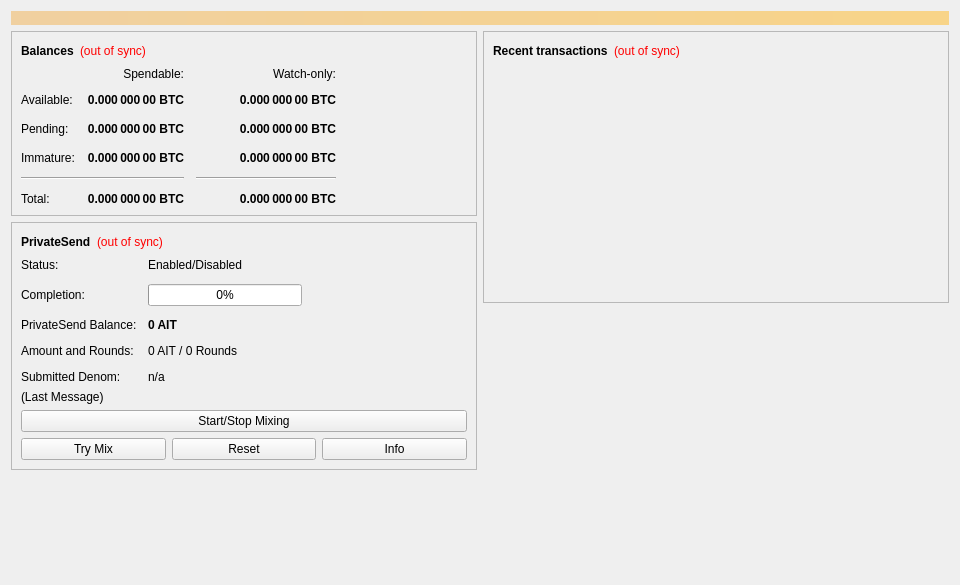
<?xml version="1.0" encoding="UTF-8"?>
<ui version="4.0">
 <class>OverviewPage</class>
 <widget class="QWidget" name="OverviewPage">
  <property name="geometry">
   <rect>
    <x>0</x>
    <y>0</y>
    <width>960</width>
    <height>585</height>
   </rect>
  </property>
  <property name="minimumSize">
   <size>
    <width>960</width>
    <height>0</height>
   </size>
  </property>
  <property name="windowTitle">
   <string>Form</string>
  </property>
  <layout class="QVBoxLayout" name="topLayout">
   <item>
    <widget class="QLabel" name="labelAlerts">
     <property name="visible">
      <bool>false</bool>
     </property>
     <property name="styleSheet">
      <string notr="true">QLabel { background-color: qlineargradient(x1: 0, y1: 0, x2: 1, y2: 0, stop:0 #F0D0A0, stop:1 #F8D488); color:#000000; }</string>
     </property>
     <property name="wordWrap">
      <bool>true</bool>
     </property>
     <property name="margin">
      <number>3</number>
     </property>
     <property name="textInteractionFlags">
      <set>Qt::TextSelectableByMouse</set>
     </property>
    </widget>
   </item>
   <item>
    <layout class="QHBoxLayout" name="horizontalLayout" stretch="1,1">
     <item>
      <layout class="QVBoxLayout" name="verticalLayout_2">
       <item>
        <widget class="QFrame" name="frame">
         <property name="frameShape">
          <enum>QFrame::StyledPanel</enum>
         </property>
         <property name="frameShadow">
          <enum>QFrame::Raised</enum>
         </property>
         <layout class="QVBoxLayout" name="verticalLayout_4">
          <item>
           <layout class="QHBoxLayout" name="horizontalLayout_4">
            <item>
             <widget class="QLabel" name="label_5">
              <property name="font">
               <font>
                <weight>75</weight>
                <bold>true</bold>
               </font>
              </property>
              <property name="text">
               <string>Balances</string>
              </property>
             </widget>
            </item>
            <item>
             <widget class="QLabel" name="labelWalletStatus">
              <property name="toolTip">
               <string>The displayed information may be out of date. Your wallet automatically synchronizes with the Aither network after a connection is established, but this process has not completed yet.</string>
              </property>
              <property name="styleSheet">
               <string notr="true">QLabel { color: red; }</string>
              </property>
              <property name="text">
               <string notr="true">(out of sync)</string>
              </property>
              <property name="alignment">
               <set>Qt::AlignLeading|Qt::AlignLeft|Qt::AlignVCenter</set>
              </property>
             </widget>
            </item>
            <item>
             <spacer name="horizontalSpacer_3">
              <property name="orientation">
               <enum>Qt::Horizontal</enum>
              </property>
              <property name="sizeHint" stdset="0">
               <size>
                <width>40</width>
                <height>20</height>
               </size>
              </property>
             </spacer>
            </item>
           </layout>
          </item>
          <item>
           <layout class="QGridLayout" name="gridLayout">
            <property name="spacing">
             <number>12</number>
            </property>
            <item row="2" column="2">
             <widget class="QLabel" name="labelWatchPending">
              <property name="font">
               <font>
                <weight>75</weight>
                <bold>true</bold>
               </font>
              </property>
              <property name="cursor">
               <cursorShape>IBeamCursor</cursorShape>
              </property>
              <property name="toolTip">
               <string>Unconfirmed transactions to watch-only addresses</string>
              </property>
              <property name="text">
               <string notr="true">0.000 000 00 BTC</string>
              </property>
              <property name="alignment">
               <set>Qt::AlignRight|Qt::AlignTrailing|Qt::AlignVCenter</set>
              </property>
              <property name="textInteractionFlags">
               <set>Qt::LinksAccessibleByMouse|Qt::TextSelectableByKeyboard|Qt::TextSelectableByMouse</set>
              </property>
             </widget>
            </item>
            <item row="2" column="1">
             <widget class="QLabel" name="labelUnconfirmed">
              <property name="font">
               <font>
                <weight>75</weight>
                <bold>true</bold>
               </font>
              </property>
              <property name="cursor">
               <cursorShape>IBeamCursor</cursorShape>
              </property>
              <property name="toolTip">
               <string>Total of transactions that have yet to be confirmed, and do not yet count toward the spendable balance</string>
              </property>
              <property name="text">
               <string notr="true">0.000 000 00 BTC</string>
              </property>
              <property name="alignment">
               <set>Qt::AlignRight|Qt::AlignTrailing|Qt::AlignVCenter</set>
              </property>
              <property name="textInteractionFlags">
               <set>Qt::LinksAccessibleByMouse|Qt::TextSelectableByKeyboard|Qt::TextSelectableByMouse</set>
              </property>
             </widget>
            </item>
            <item row="3" column="2">
             <widget class="QLabel" name="labelWatchImmature">
              <property name="font">
               <font>
                <weight>75</weight>
                <bold>true</bold>
               </font>
              </property>
              <property name="cursor">
               <cursorShape>IBeamCursor</cursorShape>
              </property>
              <property name="toolTip">
               <string>Mined balance in watch-only addresses that has not yet matured</string>
              </property>
              <property name="text">
               <string notr="true">0.000 000 00 BTC</string>
              </property>
              <property name="alignment">
               <set>Qt::AlignRight|Qt::AlignTrailing|Qt::AlignVCenter</set>
              </property>
              <property name="textInteractionFlags">
               <set>Qt::LinksAccessibleByMouse|Qt::TextSelectableByKeyboard|Qt::TextSelectableByMouse</set>
              </property>
             </widget>
            </item>
            <item row="4" column="0" colspan="2">
             <widget class="Line" name="lineSpendableBalance">
              <property name="orientation">
               <enum>Qt::Horizontal</enum>
              </property>
             </widget>
            </item>
            <item row="4" column="2">
             <widget class="Line" name="lineWatchBalance">
              <property name="sizePolicy">
               <sizepolicy hsizetype="Preferred" vsizetype="Fixed">
                <horstretch>0</horstretch>
                <verstretch>0</verstretch>
               </sizepolicy>
              </property>
              <property name="minimumSize">
               <size>
                <width>140</width>
                <height>0</height>
               </size>
              </property>
              <property name="orientation">
               <enum>Qt::Horizontal</enum>
              </property>
             </widget>
            </item>
            <item row="5" column="0">
             <widget class="QLabel" name="labelTotalText">
              <property name="text">
               <string>Total:</string>
              </property>
             </widget>
            </item>
            <item row="3" column="1">
             <widget class="QLabel" name="labelImmature">
              <property name="font">
               <font>
                <weight>75</weight>
                <bold>true</bold>
               </font>
              </property>
              <property name="cursor">
               <cursorShape>IBeamCursor</cursorShape>
              </property>
              <property name="toolTip">
               <string>Mined balance that has not yet matured</string>
              </property>
              <property name="text">
               <string notr="true">0.000 000 00 BTC</string>
              </property>
              <property name="alignment">
               <set>Qt::AlignRight|Qt::AlignTrailing|Qt::AlignVCenter</set>
              </property>
              <property name="textInteractionFlags">
               <set>Qt::LinksAccessibleByMouse|Qt::TextSelectableByKeyboard|Qt::TextSelectableByMouse</set>
              </property>
             </widget>
            </item>
            <item row="2" column="3">
             <spacer name="horizontalSpacer_2">
              <property name="orientation">
               <enum>Qt::Horizontal</enum>
              </property>
              <property name="sizeHint" stdset="0">
               <size>
                <width>40</width>
                <height>20</height>
               </size>
              </property>
             </spacer>
            </item>
            <item row="3" column="0">
             <widget class="QLabel" name="labelImmatureText">
              <property name="text">
               <string>Immature:</string>
              </property>
             </widget>
            </item>
            <item row="5" column="1">
             <widget class="QLabel" name="labelTotal">
              <property name="font">
               <font>
                <weight>75</weight>
                <bold>true</bold>
               </font>
              </property>
              <property name="cursor">
               <cursorShape>IBeamCursor</cursorShape>
              </property>
              <property name="toolTip">
               <string>Your current total balance</string>
              </property>
              <property name="text">
               <string notr="true">0.000 000 00 BTC</string>
              </property>
              <property name="alignment">
               <set>Qt::AlignRight|Qt::AlignTrailing|Qt::AlignVCenter</set>
              </property>
              <property name="textInteractionFlags">
               <set>Qt::LinksAccessibleByMouse|Qt::TextSelectableByKeyboard|Qt::TextSelectableByMouse</set>
              </property>
             </widget>
            </item>
            <item row="5" column="2">
             <widget class="QLabel" name="labelWatchTotal">
              <property name="font">
               <font>
                <weight>75</weight>
                <bold>true</bold>
               </font>
              </property>
              <property name="cursor">
               <cursorShape>IBeamCursor</cursorShape>
              </property>
              <property name="toolTip">
               <string>Current total balance in watch-only addresses</string>
              </property>
              <property name="text">
               <string notr="true">0.000 000 00 BTC</string>
              </property>
              <property name="alignment">
               <set>Qt::AlignRight|Qt::AlignTrailing|Qt::AlignVCenter</set>
              </property>
              <property name="textInteractionFlags">
               <set>Qt::LinksAccessibleByMouse|Qt::TextSelectableByKeyboard|Qt::TextSelectableByMouse</set>
              </property>
             </widget>
            </item>
            <item row="0" column="2">
             <widget class="QLabel" name="labelWatchonly">
              <property name="text">
               <string>Watch-only:</string>
              </property>
              <property name="alignment">
               <set>Qt::AlignRight|Qt::AlignTrailing|Qt::AlignVCenter</set>
              </property>
             </widget>
            </item>
            <item row="1" column="0">
             <widget class="QLabel" name="labelBalanceText">
              <property name="text">
               <string>Available:</string>
              </property>
             </widget>
            </item>
            <item row="1" column="1">
             <widget class="QLabel" name="labelBalance">
              <property name="font">
               <font>
                <weight>75</weight>
                <bold>true</bold>
               </font>
              </property>
              <property name="cursor">
               <cursorShape>IBeamCursor</cursorShape>
              </property>
              <property name="toolTip">
               <string>Your current spendable balance</string>
              </property>
              <property name="text">
               <string notr="true">0.000 000 00 BTC</string>
              </property>
              <property name="alignment">
               <set>Qt::AlignRight|Qt::AlignTrailing|Qt::AlignVCenter</set>
              </property>
              <property name="textInteractionFlags">
               <set>Qt::LinksAccessibleByMouse|Qt::TextSelectableByKeyboard|Qt::TextSelectableByMouse</set>
              </property>
             </widget>
            </item>
            <item row="1" column="2">
             <widget class="QLabel" name="labelWatchAvailable">
              <property name="font">
               <font>
                <weight>75</weight>
                <bold>true</bold>
               </font>
              </property>
              <property name="cursor">
               <cursorShape>IBeamCursor</cursorShape>
              </property>
              <property name="toolTip">
               <string>Your current balance in watch-only addresses</string>
              </property>
              <property name="text">
               <string notr="true">0.000 000 00 BTC</string>
              </property>
              <property name="alignment">
               <set>Qt::AlignRight|Qt::AlignTrailing|Qt::AlignVCenter</set>
              </property>
              <property name="textInteractionFlags">
               <set>Qt::LinksAccessibleByMouse|Qt::TextSelectableByKeyboard|Qt::TextSelectableByMouse</set>
              </property>
             </widget>
            </item>
            <item row="2" column="0">
             <widget class="QLabel" name="labelPendingText">
              <property name="text">
               <string>Pending:</string>
              </property>
             </widget>
            </item>
            <item row="0" column="1">
             <widget class="QLabel" name="labelSpendable">
              <property name="text">
               <string>Spendable:</string>
              </property>
              <property name="alignment">
               <set>Qt::AlignRight|Qt::AlignTrailing|Qt::AlignVCenter</set>
              </property>
             </widget>
            </item>
           </layout>
          </item>
         </layout>
        </widget>
       </item>
       <item>
        <widget class="QFrame" name="framePrivateSend">
         <property name="layoutDirection">
          <enum>Qt::LeftToRight</enum>
         </property>
         <property name="frameShape">
          <enum>QFrame::StyledPanel</enum>
         </property>
         <property name="frameShadow">
          <enum>QFrame::Raised</enum>
         </property>
         <layout class="QVBoxLayout" name="VerticalLayout_PS1">
          <item>
           <layout class="QHBoxLayout" name="horizontalLayout_5">
            <item>
             <widget class="QLabel" name="labelPrivateSendHeader">
              <property name="font">
               <font>
                <weight>75</weight>
                <bold>true</bold>
               </font>
              </property>
              <property name="text">
               <string>PrivateSend</string>
              </property>
             </widget>
            </item>
            <item>
             <widget class="QLabel" name="labelPrivateSendSyncStatus">
              <property name="toolTip">
               <string>The displayed information may be out of date. Your wallet automatically synchronizes with the Aither network after a connection is established, but this process has not completed yet.</string>
              </property>
              <property name="styleSheet">
               <string notr="true">QLabel { color: red; }</string>
              </property>
              <property name="text">
               <string notr="true">(out of sync)</string>
              </property>
              <property name="alignment">
               <set>Qt::AlignLeading|Qt::AlignLeft|Qt::AlignVCenter</set>
              </property>
             </widget>
            </item>
            <item>
             <spacer name="horizontalSpacer_4">
              <property name="orientation">
               <enum>Qt::Horizontal</enum>
              </property>
              <property name="sizeHint" stdset="0">
               <size>
                <width>40</width>
                <height>20</height>
               </size>
              </property>
             </spacer>
            </item>
           </layout>
          </item>
          <item>
           <layout class="QFormLayout" name="privateSendFormLayout">
            <property name="fieldGrowthPolicy">
             <enum>QFormLayout::AllNonFixedFieldsGrow</enum>
            </property>
            <property name="horizontalSpacing">
             <number>11</number>
            </property>
            <property name="verticalSpacing">
             <number>12</number>
            </property>
            <item row="0" column="0">
             <widget class="QLabel" name="labelPrivateSendEnabledText">
              <property name="text">
               <string>Status:</string>
              </property>
             </widget>
            </item>
            <item row="0" column="1">
             <widget class="QLabel" name="labelPrivateSendEnabled">
              <property name="text">
               <string>Enabled/Disabled</string>
              </property>
             </widget>
            </item>
            <item row="1" column="0">
             <widget class="QLabel" name="labelCompletitionText">
              <property name="text">
               <string>Completion:</string>
              </property>
             </widget>
            </item>
            <item row="1" column="1">
             <widget class="QProgressBar" name="privateSendProgress">
              <property name="maximumSize">
               <size>
                <width>154</width>
                <height>16777215</height>
               </size>
              </property>
              <property name="value">
               <number>0</number>
              </property>
             </widget>
            </item>
            <item row="2" column="0">
             <widget class="QLabel" name="labelAnonymizedText">
              <property name="text">
               <string>PrivateSend Balance:</string>
              </property>
             </widget>
            </item>
            <item row="2" column="1">
             <widget class="QLabel" name="labelAnonymized">
              <property name="font">
               <font>
                <weight>75</weight>
                <bold>true</bold>
               </font>
              </property>
              <property name="text">
               <string notr="true">0 AIT</string>
              </property>
             </widget>
            </item>
            <item row="3" column="0">
             <widget class="QLabel" name="labelAmountAndRoundsText">
              <property name="text">
               <string>Amount and Rounds:</string>
              </property>
             </widget>
            </item>
            <item row="3" column="1">
             <widget class="QLabel" name="labelAmountRounds">
              <property name="text">
               <string>0 AIT / 0 Rounds</string>
              </property>
             </widget>
            </item>
            <item row="4" column="0">
             <widget class="QLabel" name="labelSubmittedDenomText">
              <property name="text">
               <string>Submitted Denom:</string>
              </property>
             </widget>
            </item>
            <item row="4" column="1">
             <widget class="QLabel" name="labelSubmittedDenom">
              <property name="toolTip">
               <string>The denominations you submitted to the Masternode.&lt;br&gt;To mix, other users must submit the exact same denominations.</string>
              </property>
              <property name="text">
               <string>n/a</string>
              </property>
             </widget>
            </item>
           </layout>
          </item>
          <item>
           <layout class="QVBoxLayout" name="VerticalLayout_PS">
            <item>
             <widget class="QLabel" name="labelPrivateSendLastMessage">
              <property name="text">
               <string>(Last Message)</string>
              </property>
              <property name="alignment">
               <set>Qt::AlignLeading|Qt::AlignLeft|Qt::AlignTop</set>
              </property>
              <property name="wordWrap">
               <bool>true</bool>
              </property>
             </widget>
            </item>
            <item>
             <widget class="QPushButton" name="togglePrivateSend">
              <property name="sizePolicy">
               <sizepolicy hsizetype="MinimumExpanding" vsizetype="Fixed">
                <horstretch>0</horstretch>
                <verstretch>0</verstretch>
               </sizepolicy>
              </property>
              <property name="text">
               <string>Start/Stop Mixing</string>
              </property>
             </widget>
            </item>
            <item>
             <layout class="QHBoxLayout" name="horizontalLayout_debugbuttons">
              <item>
               <widget class="QPushButton" name="privateSendAuto">
                <property name="sizePolicy">
                 <sizepolicy hsizetype="MinimumExpanding" vsizetype="Fixed">
                  <horstretch>0</horstretch>
                  <verstretch>0</verstretch>
                 </sizepolicy>
                </property>
                <property name="toolTip">
                 <string>Try to manually submit a PrivateSend request.</string>
                </property>
                <property name="text">
                 <string>Try Mix</string>
                </property>
               </widget>
              </item>
              <item>
               <widget class="QPushButton" name="privateSendReset">
                <property name="sizePolicy">
                 <sizepolicy hsizetype="MinimumExpanding" vsizetype="Fixed">
                  <horstretch>0</horstretch>
                  <verstretch>0</verstretch>
                 </sizepolicy>
                </property>
                <property name="toolTip">
                 <string>Reset the current status of PrivateSend (can interrupt PrivateSend if it's in the process of Mixing, which can cost you money!)</string>
                </property>
                <property name="autoFillBackground">
                 <bool>false</bool>
                </property>
                <property name="text">
                 <string>Reset</string>
                </property>
               </widget>
              </item>
              <item>
               <widget class="QPushButton" name="privateSendInfo">
                <property name="sizePolicy">
                 <sizepolicy hsizetype="MinimumExpanding" vsizetype="Fixed">
                  <horstretch>0</horstretch>
                  <verstretch>0</verstretch>
                 </sizepolicy>
                </property>
                <property name="toolTip">
                 <string>Information about PrivateSend and Mixing</string>
                </property>
                <property name="text">
                 <string>Info</string>
                </property>
               </widget>
              </item>
             </layout>
            </item>
           </layout>
          </item>
         </layout>
        </widget>
       </item>
       <item>
        <spacer name="verticalSpacer">
         <property name="orientation">
          <enum>Qt::Vertical</enum>
         </property>
         <property name="sizeHint" stdset="0">
          <size>
           <width>20</width>
           <height>40</height>
          </size>
         </property>
        </spacer>
       </item>
      </layout>
     </item>
     <item>
      <layout class="QVBoxLayout" name="verticalLayout_3">
       <item>
        <widget class="QFrame" name="frame_2">
         <property name="frameShape">
          <enum>QFrame::StyledPanel</enum>
         </property>
         <property name="frameShadow">
          <enum>QFrame::Raised</enum>
         </property>
         <layout class="QVBoxLayout" name="verticalLayout">
          <item>
           <layout class="QHBoxLayout" name="horizontalLayout_2">
            <item>
             <widget class="QLabel" name="label_4">
              <property name="font">
               <font>
                <weight>75</weight>
                <bold>true</bold>
               </font>
              </property>
              <property name="text">
               <string>Recent transactions</string>
              </property>
             </widget>
            </item>
            <item>
             <widget class="QLabel" name="labelTransactionsStatus">
              <property name="toolTip">
               <string>The displayed information may be out of date. Your wallet automatically synchronizes with the Aither network after a connection is established, but this process has not completed yet.</string>
              </property>
              <property name="styleSheet">
               <string notr="true">QLabel { color: red; }</string>
              </property>
              <property name="text">
               <string notr="true">(out of sync)</string>
              </property>
              <property name="alignment">
               <set>Qt::AlignLeading|Qt::AlignLeft|Qt::AlignVCenter</set>
              </property>
             </widget>
            </item>
            <item>
             <spacer name="horizontalSpacer">
              <property name="orientation">
               <enum>Qt::Horizontal</enum>
              </property>
              <property name="sizeHint" stdset="0">
               <size>
                <width>40</width>
                <height>20</height>
               </size>
              </property>
             </spacer>
            </item>
           </layout>
          </item>
          <item>
           <widget class="QListView" name="listTransactions">
            <property name="styleSheet">
             <string notr="true">QListView { background: transparent; }</string>
            </property>
            <property name="frameShape">
             <enum>QFrame::NoFrame</enum>
            </property>
            <property name="verticalScrollBarPolicy">
             <enum>Qt::ScrollBarAlwaysOff</enum>
            </property>
            <property name="horizontalScrollBarPolicy">
             <enum>Qt::ScrollBarAlwaysOff</enum>
            </property>
            <property name="selectionMode">
             <enum>QAbstractItemView::NoSelection</enum>
            </property>
           </widget>
          </item>
         </layout>
        </widget>
       </item>
       <item>
        <spacer name="verticalSpacer_2">
         <property name="orientation">
          <enum>Qt::Vertical</enum>
         </property>
         <property name="sizeHint" stdset="0">
          <size>
           <width>20</width>
           <height>40</height>
          </size>
         </property>
        </spacer>
       </item>
      </layout>
     </item>
    </layout>
   </item>
  </layout>
 </widget>
 <resources/>
 <connections/>
</ui>
